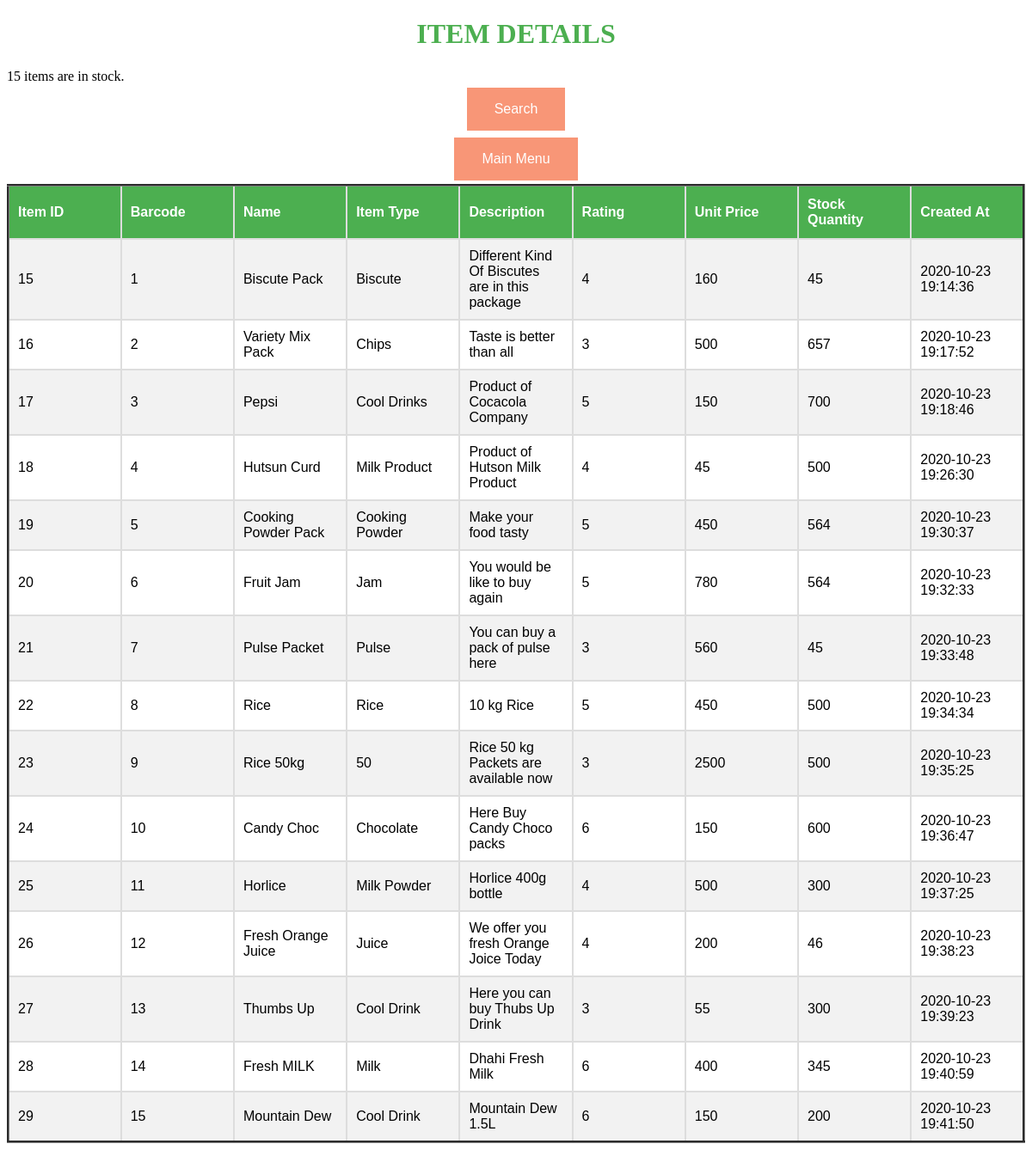
Screenshot of /admin/dashboard.php with the database file from the repository.
### tables this page shows
CREATE TABLE `items` (
  `item_id` int(11) NOT NULL,
  `barcode` int(11) NOT NULL,
  `name` varchar(50) NOT NULL,
  `item_type` varchar(255) NOT NULL,
  `description` varchar(255) NOT NULL,
  `rating` int(11) NOT NULL,
  `unit_price` float NOT NULL,
  `quantity` int(11) NOT NULL,
  `added_at` datetime DEFAULT current_timestamp()
);

### admin/dashboard.php (the view, shortened to what this page needs)
<!DOCTYPE html>
<html>
<head>
</head>
<body>
<h1>Item Details</h1>
<?php
	require_once "config.php";
	$sql = "SELECT * FROM items";
	if ($result=mysqli_query($link,$sql))
	  {
	  $rowcount=mysqli_num_rows($result);
	  printf(" %d items are in stock.\n",$rowcount);
	  }
	if($result = mysqli_query($link, $sql)){
		if(mysqli_num_rows($result) > 0){
			?>
	<a href="searchitem.php"><center><button class="btn"><span>Search</span></button></center></a>
	<a href="welcome.php"><center><button class="btn"><span>Main Menu</span></button></center></a>
			<table border='3' id="st" align="center">
					<tr>
						<th>Item ID</th>
						<th>Barcode</th>
						<th>Name</th>
						<th>Item Type</th>
						<th>Description</th>
						<th>Rating</th>
						<th>Unit Price</th>
						<th>Stock Quantity</th>
						<th>Created At</th>
					</tr>
			<?php while($row = mysqli_fetch_array($result)){ ?>
				<tr>
					<?php echo "<td>" . $row['item_id'] . "</td>"; ?>
					<?php echo "<td>" . $row['barcode'] . "</td>"; ?>
					<?php echo "<td>" . $row['name'] . "</td>"; ?>
					<?php echo "<td>" . $row['item_type'] . "</td>"; ?>
					<?php echo "<td>" . $row['description'] . "</td>"; ?>
					<?php echo "<td>" . $row['rating'] . "</td>"; ?>
					<?php echo "<td>" . $row['unit_price'] . "</td>"; ?>
					<?php echo "<td>" . $row['quantity'] . "</td>"; ?>
					<?php echo "<td>" . $row['added_at'] . "</td>"; ?>
				</tr>
				<?php
			}
			echo "</table>";
		} else{
			echo "No records matching your query were found.";
		}
	} else{
		echo "ERROR: Could not able to execute. " . mysqli_error($link);
	}
?>
</body>
</html>

### admin/dashboard.php (style rules this page uses)
h1 { text-align: center; text-transform: uppercase; color: #4CAF50; }
#st { font-family: "Trebuchet MS", Arial, Helvetica, sans-serif; border-collapse: collapse; width: 100%; }
#st td, #st th { border: 2px solid #ddd; padding: 10px; }
#st tr:nth-child(even) { background-color: #f2f2f2; }
#st th { width: 10%; padding-top: 12px; padding-bottom: 12px; text-align: left; background-color: #4CAF50; color: white; }
.btn { background-color: #f4511e; border: none; color: white; padding: 16px 32px; text-align: center; font-size: 16px; margin: 4px 2px; opacity: 0.6; transition: 0.3s; }

### rows the page displays
items: item_id "15", barcode "1", name "Biscute Pack", item_type "Biscute", description "Different Kind Of Biscutes are in this package", rating "4", unit_price "160", quantity "45", added_at "2020-10-23 19:14:36"
items: item_id "16", barcode "2", name "Variety Mix Pack", item_type "Chips", description "Taste is better than all", rating "3", unit_price "500", quantity "657", added_at "2020-10-23 19:17:52"
items: item_id "17", barcode "3", name "Pepsi", item_type "Cool Drinks", description "Product of Cocacola Company", rating "5", unit_price "150", quantity "700", added_at "2020-10-23 19:18:46"
items: item_id "18", barcode "4", name "Hutsun Curd", item_type "Milk Product", description "Product of Hutson Milk Product", rating "4", unit_price "45", quantity "500", added_at "2020-10-23 19:26:30"
items: item_id "19", barcode "5", name "Cooking Powder Pack", item_type "Cooking Powder", description "Make your food tasty", rating "5", unit_price "450", quantity "564", added_at "2020-10-23 19:30:37"
items: item_id "20", barcode "6", name "Fruit Jam", item_type "Jam", description "You would be like to buy again", rating "5", unit_price "780", quantity "564", added_at "2020-10-23 19:32:33"
items: item_id "21", barcode "7", name "Pulse Packet", item_type "Pulse", description "You can buy a pack of pulse here", rating "3", unit_price "560", quantity "45", added_at "2020-10-23 19:33:48"
items: item_id "22", barcode "8", name "Rice", item_type "Rice", description "10 kg Rice", rating "5", unit_price "450", quantity "500", added_at "2020-10-23 19:34:34"
items: item_id "23", barcode "9", name "Rice 50kg", item_type "50", description "Rice 50 kg Packets are available now", rating "3", unit_price "2500", quantity "500", added_at "2020-10-23 19:35:25"
items: item_id "24", barcode "10", name "Candy Choc", item_type "Chocolate", description "Here Buy Candy Choco packs", rating "6", unit_price "150", quantity "600", added_at "2020-10-23 19:36:47"
items: item_id "25", barcode "11", name "Horlice", item_type "Milk Powder", description "Horlice 400g bottle", rating "4", unit_price "500", quantity "300", added_at "2020-10-23 19:37:25"
items: item_id "26", barcode "12", name "Fresh Orange Juice", item_type "Juice", description "We offer you fresh Orange Joice Today", rating "4", unit_price "200", quantity "46", added_at "2020-10-23 19:38:23"
items: item_id "27", barcode "13", name "Thumbs Up", item_type "Cool Drink", description "Here you can buy Thubs Up Drink", rating "3", unit_price "55", quantity "300", added_at "2020-10-23 19:39:23"
items: item_id "28", barcode "14", name "Fresh MILK", item_type "Milk", description "Dhahi Fresh Milk", rating "6", unit_price "400", quantity "345", added_at "2020-10-23 19:40:59"
items: item_id "29", barcode "15", name "Mountain Dew", item_type "Cool Drink", description "Mountain Dew 1.5L", rating "6", unit_price "150", quantity "200", added_at "2020-10-23 19:41:50"

### other values shown
$rowcount "15"
